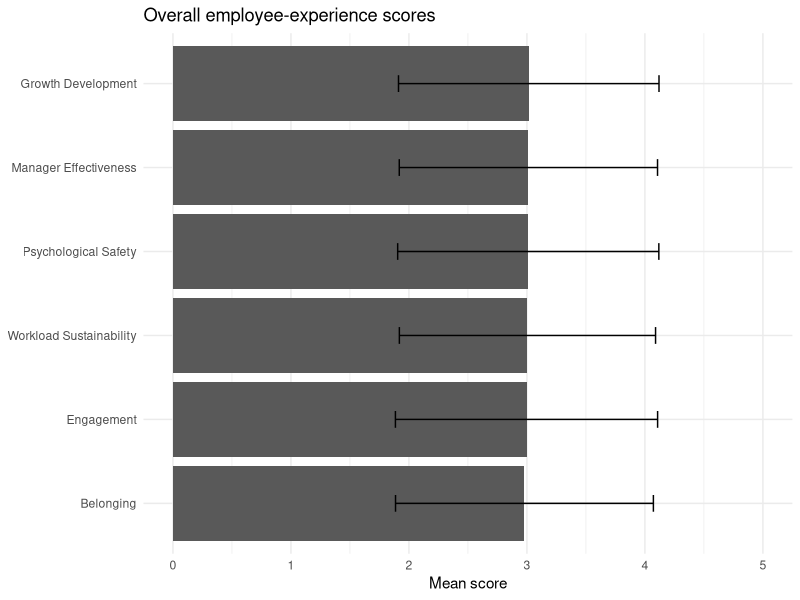
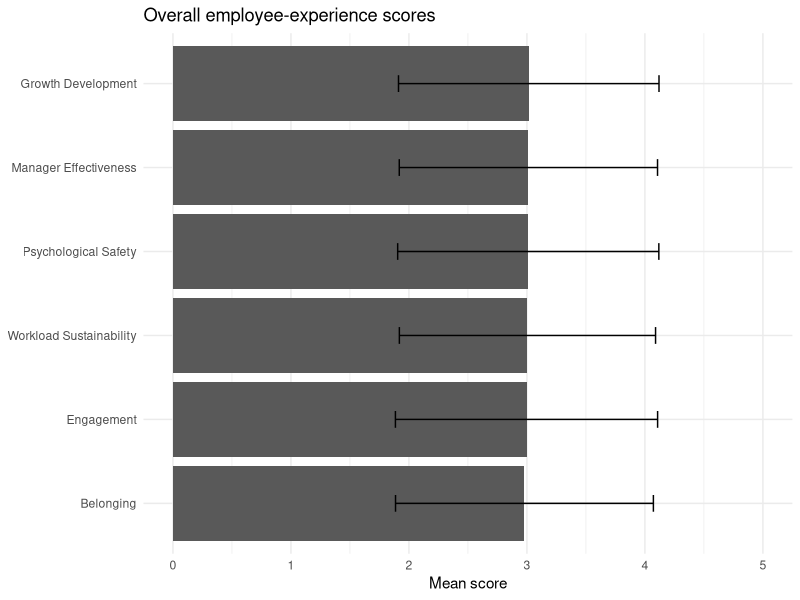

R code for these plots, in order: (Note: this script raises an error after producing the figures.)
# ============================================================
# Employee Listening and Organizational Health Analytics
# Script: 07_reporting_outputs.R
# 
# Purpose:
# Generate final report-ready visualizations and analytical
# tables from the validated survey analysis.
# 
# This script converts selected findings from the preceding 
# analytical scripts into reproducible reporting outputs.
# 
# Key outputs:
# - Final report figures
# - Final analytical tables
# - Saved reporting artifacts
# 
# Input:
#   Validated survey and analytical results from preceding scripts.
#   
# Output:
#   figures/
#   outputs/
#   
# Notes:
#   Only selected final-report outputs are saved. Intermediate
#   exploratory results remain reproducible through the analytical
#   scripts rather than being exported individually.
# ============================================================

# 1. Load packages ------------------------------------------------

library(tidyverse)
library(readxl)

# 2. Create reporting output directories --------------------------

dir.create(
  "figures",
  showWarnings = FALSE,
  recursive = TRUE
)

dir.create(
  "outputs",
  showWarnings = FALSE,
  recursive = TRUE
)

dir.exists("figures")
dir.exists("outputs")


# 3. Load validated survey data ----------------------------------

survey_responses = read_xlsx(
  "data/processed/survey_responses.xlsx"
)

dim(survey_responses)

# 4. Define reporting variables ----------------------------------

construct_names = c(
  "engagement",
  "manager_effectiveness",
  "psychological_safety",
  "growth_development",
  "workload_sustainability",
  "belonging"
)

stopifnot(
  "One or more reporting constructs are missing." =
    all(
      construct_names %in% names(survey_responses)
    ),
  
  "Intent-to-stay outcome is missing." =
    "intent_to_stay" %in% names(survey_responses)
)

# 5. Define report population ------------------------------------

report_data = survey_responses %>%
  filter(
    usable_response == TRUE
  )

dim(report_data)

# Verify

stopifnot(
  "Report data contains unusable responses." =
    all(
      report_data$usable_response == TRUE
    )
)

# 6. Overall construct summary -----------------------------------

overall_construct_summary = report_data %>%
  summarise(
    across(
      all_of(construct_names),
      list(
        mean = ~ mean(.x, na.rm = TRUE),
        sd = ~ sd(.x, na.rm = TRUE)
      ),
      .names = "{.col}_{.fn}"
    )
  )

overall_construct_summary

# 7. Format overall construct summary ----------------------------

overall_construct_report = overall_construct_summary %>%
  pivot_longer(
    cols = everything(),
    names_to = c("construct", ".value"),
    names_pattern = "(.+)_(mean|sd)"
  ) %>%
  mutate(
    construct = str_replace_all(
      construct,
      "_",
      " "
    ),
    construct = str_to_title(construct)
  ) %>%
  arrange(
    desc(mean)
  )

overall_construct_report

# 8. Overall employee-experience scores --------------------------

overall_construct_plot = overall_construct_report %>%
  ggplot(
    aes(
      x = reorder(construct, mean),
      y = mean
    )
  ) +
  geom_col() +
  geom_errorbar(
    aes(
      ymin = mean - sd,
      ymax = mean + sd
    ),
    width = 0.2
  ) +
  coord_flip() +
  scale_y_continuous(
    limits = c(0, 5)
  ) +
  labs(
    title = "Overall employee-experience scores",
    x = NULL,
    y = "Mean score"
  ) +
  theme_minimal()

overall_construct_plot

# 9. Save overall construct summary & figure  -----------------------

write_csv(
  overall_construct_report, 
  "outputs/overall_construct_summary.csv"
)

# Verify the file exists

stopifnot(
  "Overall construct summary was not saved." =
    file.exists(
      "outputs/overall_construct_summary.csv"
    )
)

ggsave(
  "figures/overall_employee_experience_scores.png",
  plot = overall_construct_plot,
  width = 10,
  height = 7,
  dpi = 300
)

# Verify

stopifnot(
  "Overall construct figure was not saved." =
    file.exists(
      "figures/overall_employee_experience_scores.png"
    )
)

# 10. Business-unit construct summary ----------------------------

business_unit_report = report_data %>%
  group_by(business_unit) %>%
  summarise(
    across(
      all_of(construct_names),
      ~ mean(.x, na.rm = TRUE)
    ),
    usable_responses = n(),
    .groups = "drop"
  ) %>%
  relocate(
    usable_responses,
    .after = business_unit
  )

business_unit_report

# 11. Save business-unit summary ---------------------------------

write_csv(
  business_unit_report,
  "outputs/business_unit_summary.csv"
)

stopifnot(
  "Business-unit summary was not saved." =
    file.exists(
      "outputs/business_unit_summary.csv"
    )
)

# 12. Business-unit construct visualization ----------------------

business_unit_plot_data = business_unit_report %>%
  pivot_longer(
    cols = all_of(construct_names),
    names_to = "construct",
    values_to = "mean_score"
  ) %>%
  mutate(
    construct = str_replace_all(
      construct,
      "_",
      " "
    ),
    construct = str_to_title(construct)
  )

business_unit_plot = business_unit_plot_data %>%
  ggplot(
    aes(
      x = business_unit,
      y = mean_score,
      fill = construct
    )
  ) +
  geom_col(
    position = "dodge"
  ) +
  scale_y_continuous(
    limits = c(0, 5)
  ) +
  labs(
    title = "Employee-experience scores by business unit",
    x = NULL,
    y = "Mean score",
    fill = "Construct"
  ) +
  theme_minimal()

business_unit_plot

# 13. Department construct summary -------------------------------

department_report = report_data %>%
  group_by(
    business_unit,
    department
  ) %>%
  summarise(
    across(
      all_of(construct_names),
      ~ mean(.x, na.rm = TRUE)
    ),
    usable_responses = n(),
    .groups = "drop"
  ) %>%
  relocate(
    usable_responses,
    .after = department
  )

department_report

# 14. Save department summary ------------------------------------

write_csv(
  department_report,
  "outputs/department_summary.csv"
)

stopifnot(
  "Department summary was not saved." = 
    file.exists("outputs/department_summary.csv")
)

# 15. Department score ranges ------------------------------------

department_range_report = department_report %>%
  pivot_longer(
    cols = all_of(construct_names),
    names_to = "construct",
    values_to = "mean_score"
  ) %>%
  group_by(construct) %>%
  summarise(
    highest_score = max(mean_score, na.rm = TRUE),
    lowest_score = min(mean_score, na.rm = TRUE),
    score_range = highest_score - lowest_score,
    highest_department = department[
      which.max(mean_score)
    ],
    lowest_department = department[
      which.min(mean_score)
    ],
    .groups = "drop"
  ) %>%
  arrange(
    desc(score_range)
  )

department_range_report

# 16. Save department score ranges -------------------------------

write_csv(
  department_range_report,
  "outputs/department_score_ranges.csv"
)

stopifnot(
  "Department score-range report was not saved." =
    file.exists(
      "outputs/department_score_ranges.csv"
    )
)

# 17. Overall intent-to-stay summary ------------------------------

intent_to_stay_report = report_data %>%
  summarise(
    usable_responses = n(),
    intent_to_stay_n = sum(
      !is.na(intent_to_stay)
    ),
    intent_to_stay_mean = mean(
      intent_to_stay,
      na.rm = TRUE
    ),
    intent_to_stay_sd = sd(
      intent_to_stay,
      na.rm = TRUE
    )
  )

intent_to_stay_report

# 18. Save intent-to-stay summary --------------------------------

write_csv(
  intent_to_stay_report,
  "outputs/intent_to_stay_summary.csv"
)

stopifnot(
  "Intent-to-stay summary was not saved." =
    file.exists(
      "outputs/intent_to_stay_summary.csv"
    )
)

# 19. Intent-to-stay associations --------------------------------

intent_association_report = map_dfr(
  construct_names,
  ~ tibble(
    construct = .x,
    correlation = cor(
      report_data[[.x]],
      report_data$intent_to_stay,
      use = "complete.obs"
    )
  )
) %>%
  arrange(
    desc(correlation)
  )

intent_association_report

# 20. Save intent-to-stay associations ----------------------------

write_csv(
  intent_association_report,
  "outputs/intent_to_stay_associations.csv"
)

stopifnot(
  "Intent-to-stay association report was not saved." =
    file.exists(
      "outputs/intent_to_stay_associations.csv"
    )
)

# 21. Load final predictive-model results -------------------------

final_model_coefficients_ci = read_csv(
  "outputs/final_model_coefficients_raw.csv",
  show_col_types = FALSE
)

final_model_summary = read_csv(
  "outputs/final_model_summary.csv",
  show_col_types = FALSE
)

# 22. Format final predictive-model results ----------------------

final_model_report = final_model_coefficients_ci %>%
  filter(
    term != "(Intercept)"
  ) %>%
  mutate(
    construct = str_replace_all(
      term,
      "_",
      " "
    ),
    construct = str_to_title(construct)
  ) %>%
  select(
    construct,
    estimate,
    conf.low,
    conf.high,
    p.value
  ) %>%
  arrange(
    desc(estimate)
  )

final_model_report

# 23. Save final predictive-model results -------------------------

write_csv(
  final_model_report,
  "outputs/final_model_coefficients_report.csv"
)

stopifnot(
  "Final model coefficient table was not saved." =
    file.exists(
      "outputs/final_model_coefficients_report.csv"
    )
)

# 24. Load final test-set predictions -----------------------------

final_test_predictions = read_csv(
  "outputs/final_test_predictions.csv",
  show_col_types = FALSE
)

# 25. Observed versus predicted intent-to-stay figure ------------

final_prediction_plot = final_test_predictions %>%
  ggplot(
    aes(
      x = intent_to_stay,
      y = final_predicted_intent_to_stay
    )
  ) +
  geom_jitter(
    width = 0.08,
    height = 0.08,
    alpha = 0.25
  ) +
  geom_smooth(
    method = "lm",
    se = FALSE
  ) +
  labs(
    title = "Observed versus predicted intent to stay",
    x = "Observed intent to stay",
    y = "Predicted intent to stay"
  ) +
  theme_minimal()

final_prediction_plot

# 26. Save observed versus predicted figure ----------------------

ggsave(
  "figures/observed_vs_predicted_intent_to_stay.png",
  plot = final_prediction_plot,
  width = 10,
  height = 7,
  dpi = 300
)

stopifnot(
  "Observed-versus-predicted figure was not saved." =
    file.exists(
      "figures/observed_vs_predicted_intent_to_stay.png"
    )
)

# 27. Final reporting-output validation ---------------------------

required_outputs = c(
  "outputs/overall_construct_summary.csv",
  "outputs/business_unit_summary.csv",
  "outputs/department_summary.csv",
  "outputs/department_score_ranges.csv",
  "outputs/intent_to_stay_summary.csv",
  "outputs/intent_to_stay_associations.csv",
  "outputs/final_model_coefficients_raw.csv",
  "outputs/final_model_coefficients_report.csv",
  "outputs/final_model_summary.csv",
  "outputs/final_test_predictions.csv",
  "figures/overall_employee_experience_scores.png",
  "figures/observed_vs_predicted_intent_to_stay.png"
)

stopifnot(
  "One or more final reporting outputs are missing." =
    all(file.exists(required_outputs))
)
